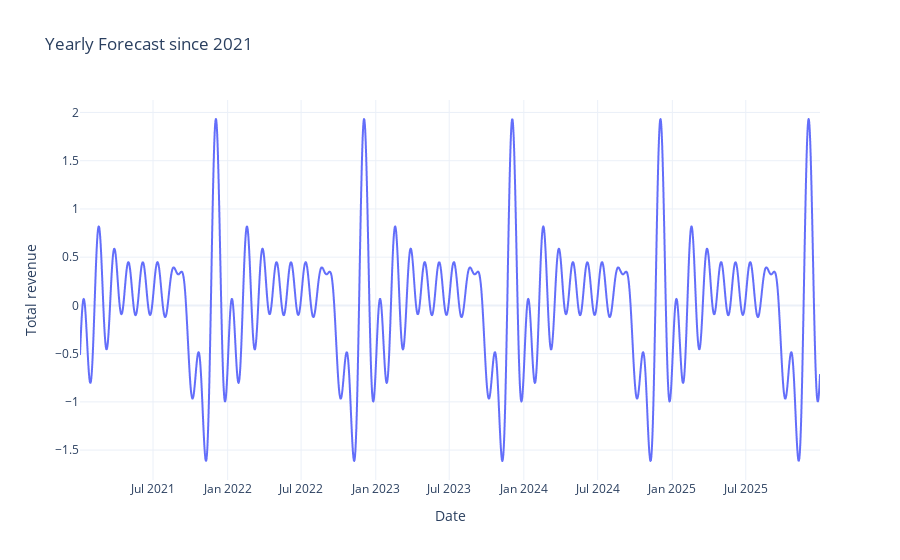

The notebook cell saved with this chart:
### Code cell
graph_2 = px.line(forecast[forecast['ds']> '2021-01-01'], 
                  x = 'ds', 
                  y = 'yearly',
                  template = 'plotly_white',
                  title = 'Yearly Forecast since 2021',
                  labels = {'yearly':'Total revenue','ds':'Date'})
graph_2.show()

### Figure 1 — Plotly figure (JSON) as saved in the notebook; plotly's stock layout.template omitted (floating-point values rounded to 4 significant figures; data arrays with more than 128 entries replaced by an {"elided": "..."} marker saying what was removed)
{"data": [{"hovertemplate": "Date=%{x}<br>Total revenue=%{y}<extra></extra>", "legendgroup": "", "line": {"color": "#636efa", "dash": "solid"}, "mode": "lines", "name": "", "showlegend": false, "type": "scattergl", "x": {"elided": "1825 str values"}, "xaxis": "x", "y": {"elided": "1825 float values"}, "yaxis": "y"}], "layout": {"legend": {"tracegroupgap": 0}, "title": {"text": "Yearly Forecast since 2021"}, "xaxis": {"anchor": "y", "domain": [0, 1], "title": {"text": "Date"}}, "yaxis": {"anchor": "x", "domain": [0, 1], "title": {"text": "Total revenue"}}}}
